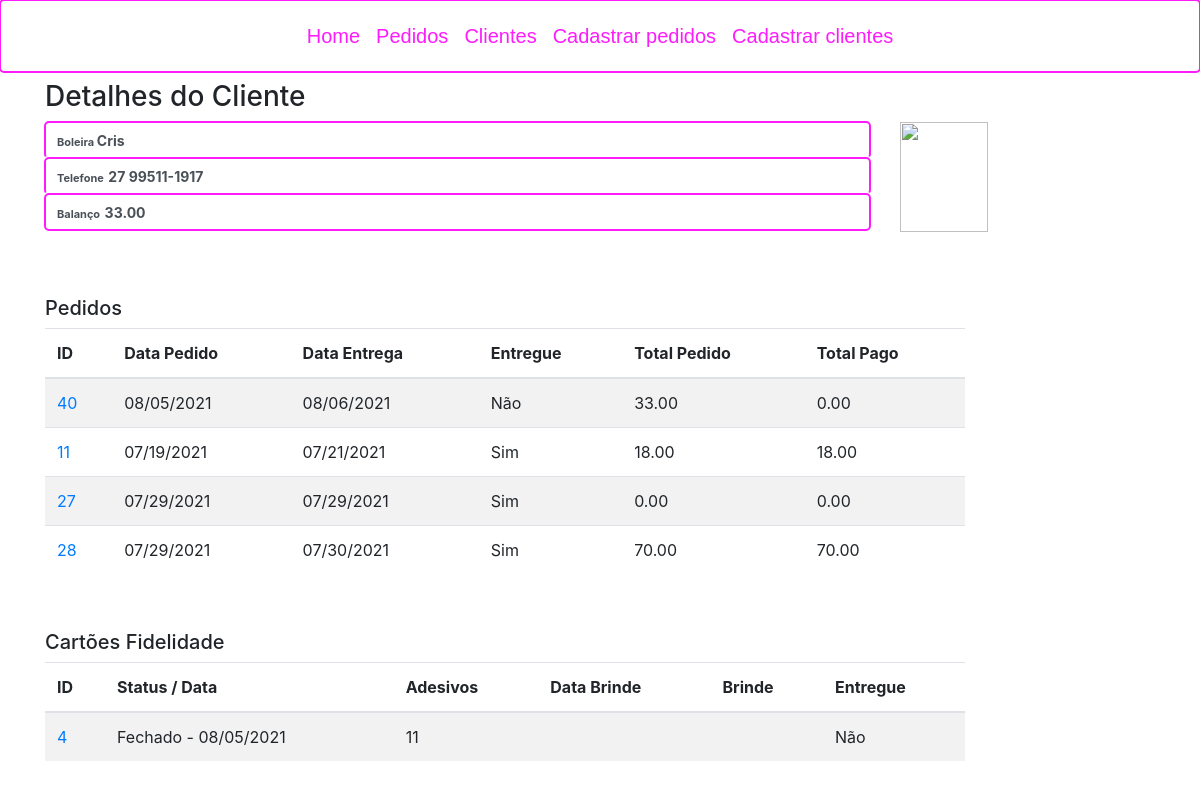
The page /clients/10/detail/ (signed in) on the database its author committed.
### order_control/models.py (models this page shows, shortened)
class Client (models.Model):
    createAt = models.DateTimeField(auto_now_add=True)
    name = models.CharField(max_length=255, verbose_name='Nome do Cliente')
    phone = models.CharField(max_length=15, null=True, blank=True, verbose_name='Telefone')
    picture = models.FileField(upload_to='clients/', null=True, blank=True, verbose_name='Foto de Perfil')
    balance = models.DecimalField(max_digits=8, decimal_places=2, default=0.0, verbose_name='Balanço')
    cakeMaker = models.BooleanField(default=False, verbose_name='Boleira')

class Order(models.Model):
    createdAt = models.DateTimeField(auto_now_add=True)
    deliveryAt = models.DateTimeField(null=True, blank=True, verbose_name="Entregar em")
    delivered = models.BooleanField(default=False, verbose_name="Entregue")
    description = models.TextField(max_length=255, null=True, blank=True)
    downPayment = models.DecimalField(max_digits=8, decimal_places=2, verbose_name='Entrada R$', null=True, blank=True, default=0.00)
    totalOrder = models.DecimalField(max_digits=8, decimal_places=2, verbose_name='Total Pedido R$', null=True, blank=True, default=0.00)
    totalPayment = models.DecimalField(max_digits=8, decimal_places=2, verbose_name='Total Pago R$', null=True, blank=True, default=0.00)
    client = models.ForeignKey(Client, on_delete=models.PROTECT, verbose_name='Cliente')

class LoyatyCard(models.Model):
    createdAt = models.DateTimeField(auto_now_add=True)
    adhesiveCount = models.IntegerField(null=True, blank=True, default=0)
    finishedAt = models.DateTimeField(null=True, blank=True, default=None)
    giftDate = models.DateTimeField(null=True,  blank=True)
    giftTopOfCake = models.ForeignKey(BoxTop, on_delete=models.PROTECT, null=True, blank=True)
    client = models.ForeignKey(Client, on_delete=models.PROTECT)
    isDelivered = models.BooleanField(default=False, verbose_name="Está entregue?")

### order_control/views.py (the view)
# urls.py: path('clients/<int:id>/detail/', views.client_details, name='client_detail'),
@login_required(login_url=reverse_lazy('order_control:login'))
def client_details(request, id):
    client = Client.objects.get(id=id)
    order = Order.objects.filter(client=client).order_by('delivered', 'deliveryAt')
    loyatyCard = LoyatyCard.objects.filter(client=client).order_by('finishedAt', 'giftDate')
    return render(request, 'order_control/client/detail.html', {'client': client, 'orders': order, 'loyatyCards':loyatyCard})

### templates/order_control/client/detail.html (shortened to what this page needs)
{% extends "layout.html" %}
{% block content %}
    <div class="container">
        <h3> Detalhes do Cliente </h3>
       <div id="hideDescription">
            <div class="form-group">
                <div class="row">
                    <div  id="head" class="col-sm-9" >
                        <div class='form-control'>
                            <span class='label label-default' style='font-size:11px;'>
                                <strong>
                                    {% if client.cakeMaker%}
                                        Boleira
                                    {% else %}
                                        cliente
                                    {% endif %}
                                </strong>
                            </span>
                            <span class='label label-default' style='font-size:14px;'  ><strong>{{ client.name }}</strong></span>
                        </div>
                        <div class='form-control'>
                            <span class='label label-default' style='font-size:11px;'><strong>Telefone</strong></span>
                            <span class='label label-default' style='font-size:14px;' ><strong>{{ client.phone }}</strong></span>
                        </div>
                        <div class='form-control'>
                            <span class='label label-default' style='font-size:11px;'><strong>Balanço</strong></span>
                            <span class='label label-default' style='font-size:14px;' ><strong>{{ client.balance }}</strong></span>
                        </div>
                    </div>
                    <div id="photo" class="col-sm-3">
                        <img src='{{ MEDIA_URL}}{{ client.picture }}' width="88" height="110">
                    </div>
                </div>
            </div>
            <div class="form-group">
                <h5>Pedidos</h5>
                <div class="row">
                    <div  class="col-sm-10" >
                        <table class="table table-striped table-hover">
                            <thead>
                            <tr>
                                <th>ID</th>
                                <th>Data Pedido</th>
                                <th>Data Entrega</th>
                                <th>Entregue</th>
                                <th>Total Pedido</th>
                                <th>Total Pago</th>
                            </tr>
                            </thead>
                            <tbody>
                            {% for order in orders %}
                                <tr>
                                    <td><a href="{% url 'order_control:order_detail'  order.id %}"> {{ order.id }} </a></td>
                                    <td>{{ order.createdAt|date:"SHORT_DATE_FORMAT" }}</td>
                                    <td>{{ order.deliveryAt|date:"SHORT_DATE_FORMAT" }}</td>
                                    <td>{% if order.delivered %}
                                            Sim
                                        {% else %}
                                            Não
                                        {% endif %}
                                    </td>
                                    <td>{{ order.totalOrder }}</td>
                                    <td>{{ order.totalPayment }}</td>
                                </tr>
                            {% endfor %}
                            </tbody>
                        </table>
                    </div>
                </div>
            </div>
           {% if loyatyCards %}
               <div class="form-group">
                   <h5>Cartões Fidelidade</h5>
                    <div class="row">
                        <div  class="col-sm-10" >
                            <table class="table table-striped table-hover">
                                <thead>
                                <tr>
                                    <th>ID</th>
                                    <th>Status / Data</th>
                                    <th>Adesivos</th>
                                    <th>Data Brinde</th>
                                    <th>Brinde</th>
                                    <th>Entregue</th>
                                </tr>
                                </thead>
                                <tbody>
                                {% for loyatyCard in loyatyCards %}
                                    <tr>
                                        <td><a href="{% url 'order_control:loyatyCard_details'  loyatyCard.id %}"> {{ loyatyCard.id }} </a></td>
                                        <td>{% if loyatyCard.finishedAt %}
                                                Fechado - {{ loyatyCard.finishedAt|date:"SHORT_DATE_FORMAT" }}
                                            {% else %}
                                                Aberto
                                            {% endif %}
                                        </td>
                                        <td>{{ loyatyCard.adhesiveCount }}</td>
                                        <td>
                                        </td>
                                        <td>
                                        </td>
                                        <td>{% if loyatyCard.isDelivered %}
                                                Sim
                                            {% else %} Não
                                            {% endif %}
                                        </td>
                                    </tr>
                                {% endfor %}
                                </tbody>
                            </table>
                        </div>
                    </div>
               </div>
           {% endif %}
        </div>
    </div>
{% endblock %}

### static/order_control/css/style.css (style rules this page uses)
.form-control, .form-control:focus { box-shadow: 0 0 0 0 rgba(255, 255, 255, 0); border: rgba(255, 255, 255, 0); outline: #fe1bfcff auto 5px ; }

### rows shown on the page
Client: name "Cris", phone "27 99511-1917", balance "33.00"
Order: id "40", createdAt "08/05/2021", deliveryAt "08/06/2021", delivered "Não", totalOrder "33.00", totalPayment "0.00"
Order: id "11", createdAt "07/19/2021", deliveryAt "07/21/2021", delivered "Sim", totalOrder "18.00", totalPayment "18.00"
Order: id "27", createdAt "07/29/2021", deliveryAt "07/29/2021", delivered "Sim", totalOrder "0.00", totalPayment "0.00"
Order: id "28", createdAt "07/29/2021", deliveryAt "07/30/2021", delivered "Sim", totalOrder "70.00", totalPayment "70.00"
LoyatyCard: id "4", finishedAt "08/05/2021", adhesiveCount "11", isDelivered "Não"
